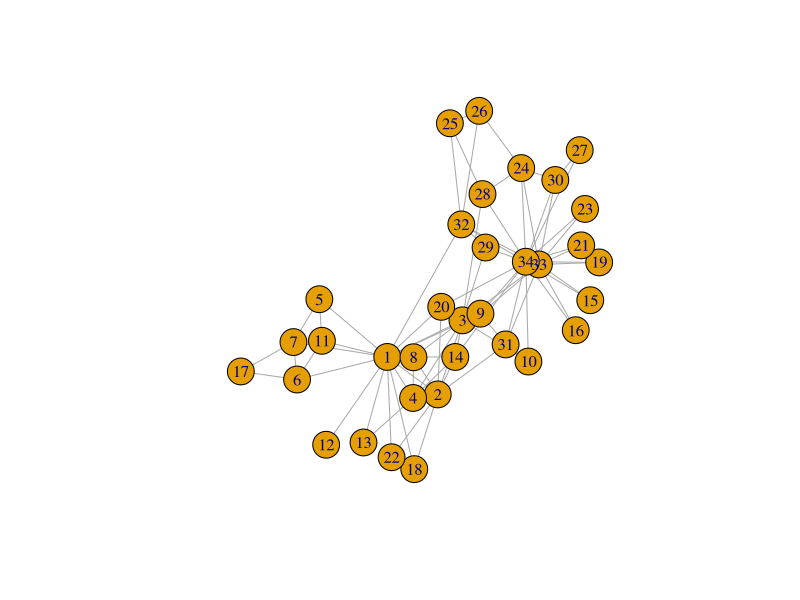
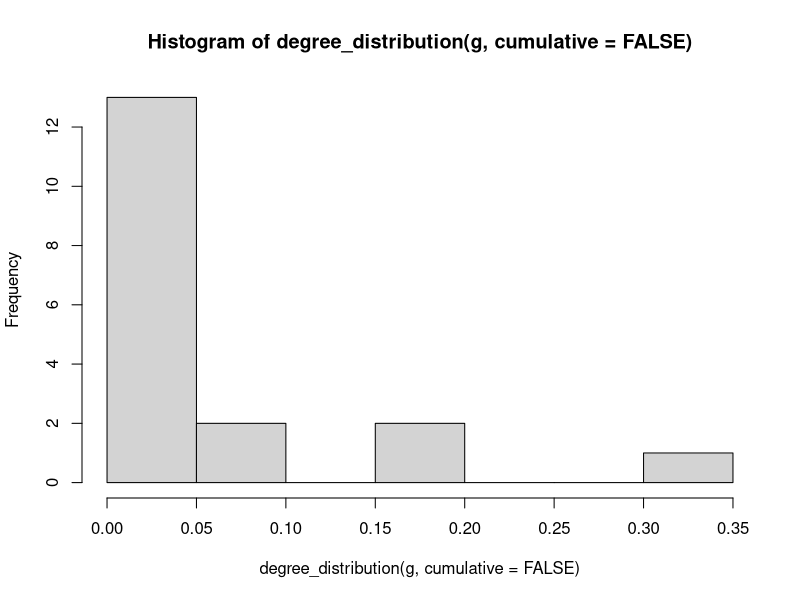

Reproduce these figures in R, in order.
## ---- chunk 1

require(igraph)
g <- make_graph("Zachary")
plot(g)

gm <- as_adjacency_matrix(
  graph = g,
  type = c("both"),
  attr = NULL,
  edges = FALSE,
  names = TRUE,
  sparse = FALSE
)

isSymmetric(gm)

# number of nodes
vcount(g)

dim(gm)[1]

# number of edges (ties)
ecount(g)
sum(gm)/2

dens <- ecount(g)/((vcount(g) * vcount(g) - vcount(g)) /2)
dens

#ipath density
edge_density(g, loops = FALSE)



degree(
  graph = g,
  v = V(g),
  mode = c("all", "out", "in", "total"),
  loops = TRUE,
  normalized = FALSE
)




# Degree is the amount of (undirected) relations a node has. Indegree is the amount of 'incoming' ties, whereas outdegree constitutes the amount of 'outgoing' ties.

degree(g)
hist (degree_distribution(g, cumulative = FALSE))

# Closeness centrality measures how many steps is required to access every other vertex from a given vertex.
closeness(
  g,
  vids = V(g),
  mode = c("out", "in", "all", "total"),
  weights = NULL,
  normalized = FALSE,
  cutoff = -1
)


# Transitivity is the number of transitive triads divided by all possible transitive triads.
transitivity(g, type = c("localundirected"), isolates = c("NaN", "zero"))

# Betweenness centrality is the amount of times a node is on the route of the shortest path from a node to another node
igraph::betweenness(g, directed = FALSE)

# Standardization of betweenness centrality value
# ((value of betweenness node) - minimum value betweenness centrality) / maximum value betweenness centrality - minimum value betweenness centrality



